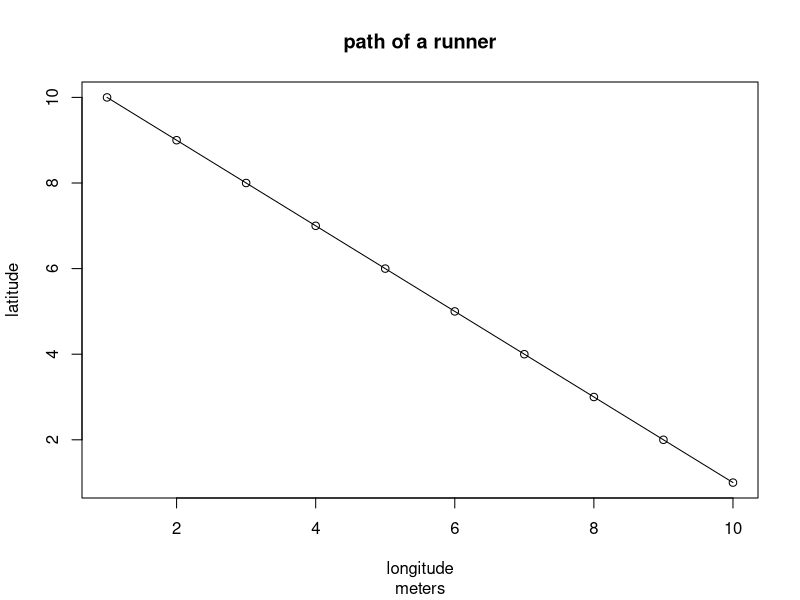

Generate this figure with R:
# sets working directory
setwd("C:/Users/carol/Desktop/freshman year/spring/DATA 100/getting started/data")

# x & y are objects; <- is the assignment operator
x <- 1:10
y <- 10:1

ls()
plot(x, y, type = "o",
main = "path of a runner",
sub = "meters",
xlab = "longitude",
ylab = 'latitude')
